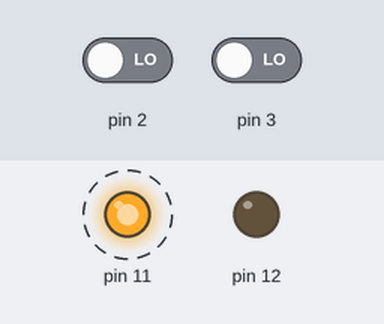
The sketch below on a simulated Arduino Uno, built with avr-gcc and run on an emulated ATmega328P. On the bench: output pins drawn as LEDs (lit = HIGH). Dashed ring = blinking. The test bench sets the inputs (shaded band); at power-on: pin 2 LOW, pin 3 LOW. What the sketch prints to the serial monitor is not drawn.

Above: at 1.25 s.
1.3 s: pin 2 driven HIGH
Timing chart, 0 to 10.3 s (numbered marks = the images above; inputs shaded):
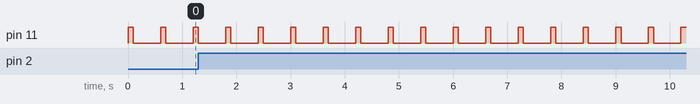

The sketch:

w7s1p2.ino
```cpp
#include <avr/io.h>
#include <avr/interrupt.h>

/*#ifndef F_CPU
#define F_CPU   16000000UL
#endif
*/
#include <util/delay.h>

// Masks for pins 12 and 11
#define PIN12MASK   0b00010000
#define PIN11MASK   0b00001000

// UDRIE mask. Use this to enable/disable
// the UDRE interrupt
#define UDRIEMASK   0b00100000

static volatile char flashWhich=1;
static volatile char buttonVal=1;

char dataRecv, dataSend;

ISR(USART_RX_vect)
{
  // Write received data to dataRecv
  dataRecv = UDR0-'0';
}

ISR(USART_UDRE_vect)
{
  // Write dataSend to UDR0
  UDR0 = dataSend;

  // Disable UDRE interrupt
  UCSR0B &= 0b11011111;

}

/*
void sendData(const char data)
{
  // Copy data to be sent to dataSend
  dataSend = buttonVal+'0';

  // Enable UDRE interrupt below
  while((UCSR0A & 0b00100000) == 0);

  UDR0 = dataSend;
}

char recvData()
{
  while((UCSR0A & 0b10000000) == 0);

  unsigned char dataRecv = UDR0;
  return dataRecv - '0';
}*/

void setupSerial()
{
  // Set up the 57600 8N1

  UBRR0L = 16;
  UBRR0H = 0;

  UCSR0C = 0b00000110;
  UCSR0A = 0;
}

void startSerial()
{
  // Start the serial port.
  // Enable RXC interrupt, but NOT UDRIE
  // Remember to enable the receiver
  // and transmitter
  UCSR0B = 0b10111000;
}

// Enable external interrupts 0 and 1
void setupEINT()
{
  // Configure INT0 and INT1 for rising edge triggered.
  // Remember to enable INT0 and INT1 interrupts.
  EICRA |= 0b00001111;
  EIMSK |= 0b00000011;
}

// ISRs for external interrupts
ISR(INT0_vect)
{
  dataSend = '1';
  UCSR0B |= 0b00100000;
}

ISR(INT1_vect)
{
  dataSend = '2';
  UCSR0B |= 0b00100000;
}

// Red is on pin 12
void flashRed()
{
    PORTB |= PIN12MASK;
    delay(100);
    PORTB &= ~PIN12MASK;
    delay(500);
}

// Green is on pin 11
void flashGreen()
{
    PORTB |= PIN11MASK;
    delay(100);
    PORTB &= ~PIN11MASK;
    delay(500);
}

void setup() {

  cli();
  // put your setup code here, to run once:

  DDRB |= (PIN11MASK | PIN12MASK);
  setupEINT();
  setupSerial();
  startSerial();
  sei();
}

void loop() {
  // put your main code here, to run repeatedly:

  flashWhich = dataRecv;

  if(flashWhich == 1)
    flashRed();
  else
    flashGreen();
}
```

Measured:
- by itself, pin 11: alternates HIGH for 0.10 s and LOW for 0.50 s
